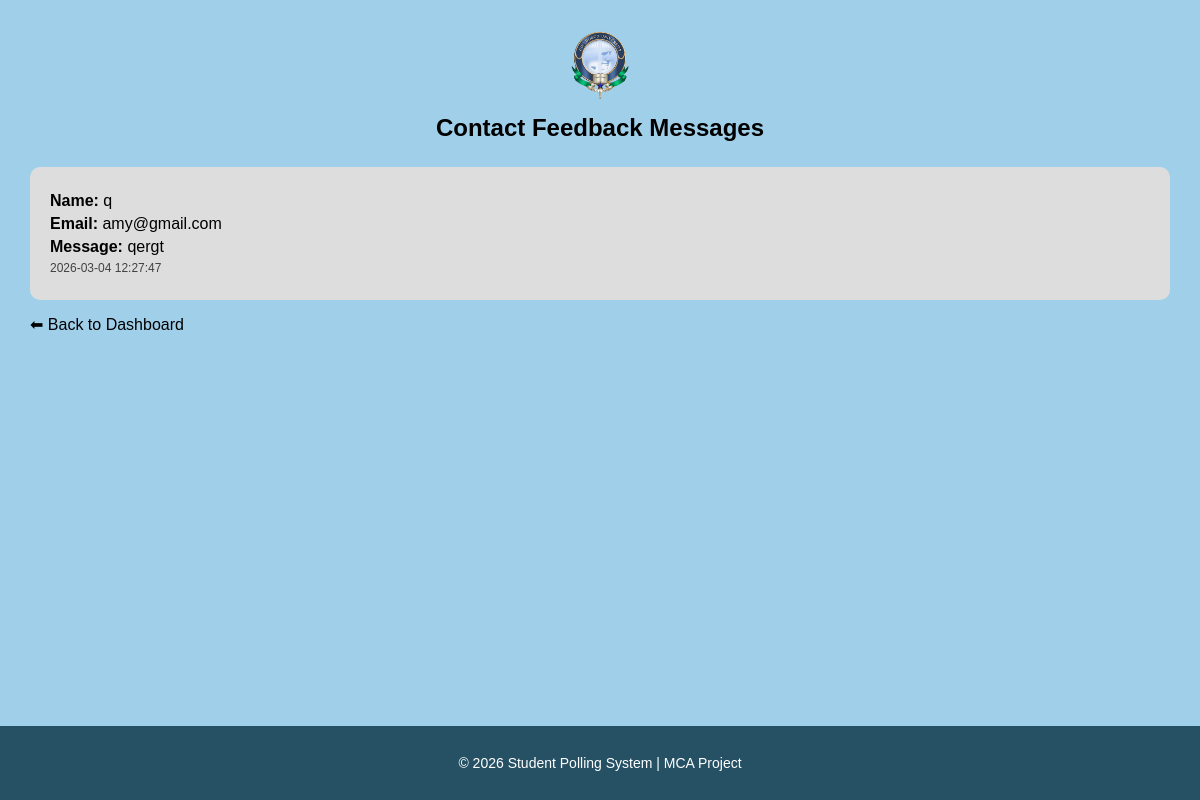
Page /admin_feedback.php (signed in) on the committed database.
### tables this page shows
CREATE TABLE `contact_messages` (
  `id` int(11) NOT NULL,
  `name` varchar(100) NOT NULL,
  `email` varchar(100) NOT NULL,
  `message` text NOT NULL,
  `created_at` timestamp NOT NULL DEFAULT current_timestamp()
);

### admin_feedback.php (the view, shortened to what this page needs)
<?php
$feedbacks = mysqli_query($conn, "SELECT * FROM contact_messages ORDER BY id DESC");
?>
<!DOCTYPE html>
<html>
<head>
</head>
<body>
<div class="page-content">
<div class="header">
<img src="adbu_app_logo_512x512.png" class="logo">
<h2>Contact Feedback Messages</h2>
</div>
<?php
if(mysqli_num_rows($feedbacks) > 0){
    while($row = mysqli_fetch_assoc($feedbacks)){
        echo "<div class='feedback-box'>";
        echo "<p><strong>Name:</strong> " . htmlspecialchars($row['name']) . "</p>";
        echo "<p><strong>Email:</strong> " . htmlspecialchars($row['email']) . "</p>";
        echo "<p><strong>Message:</strong> " . htmlspecialchars($row['message']) . "</p>";
        echo "<p class='date'>" . $row['created_at'] . "</p>";
        echo "</div>";
    }
}else{
    echo "<p>No feedback messages found.</p>";
}
?>
<a href="Dashboard.php" class="back-link">⬅ Back to Dashboard</a>
</div>
<footer>
<p>© 2026 Student Polling System | MCA Project</p>
</footer>
</body>
</html>

### admin_feedback.php (style rules this page uses)
body { font-family: Arial, sans-serif; background:#9fcfe9; color:black; margin:0; padding:0; display:flex; flex-direction:column; min-height:100vh; }
.page-content { flex:1; padding:30px; }
.header { text-align:center; margin-bottom:25px; }
.logo { width:70px; height:70px; object-fit:contain; margin-bottom:10px; }
.header h2 { margin:0; }
.back-link { color:black; text-decoration:none; display:inline-block; margin-bottom:20px; }
.feedback-box { background:#ddd; padding:20px; border-radius:10px; margin-bottom:15px; color: black; }
.feedback-box p { margin:5px 0; }
.date { font-size:12px; opacity:0.7; }
footer { text-align:center; padding:15px; background:#265165; color:white; font-size:14px; }

### rows in the picture
contact_messages: name "q", email "amy@gmail.com", message "qergt", created_at "2026-03-04 12:27:47"
